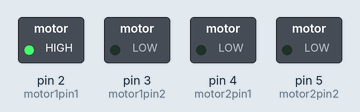
This sketch was run on a simulated Arduino Uno, built with avr-gcc and run on an emulated ATmega328P. On the bench: switched loads named in the sketch (green lamp = pin HIGH).

Above: at 0.1 s.
Timing chart, 0 to 1.6 s (numbered marks = the images above):
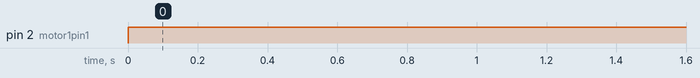

The sketch:

hw1_motor_task2.ino
```cpp
int motor1pin1 = 2;
int motor1pin2 = 3;

int motor2pin1 = 4;
int  motor2pin2 = 5;

void setup() {
  // put your setup code here, to run once:
  pinMode(motor1pin1, OUTPUT);
  pinMode(motor1pin2, OUTPUT);
  pinMode(motor2pin1,  OUTPUT);
  pinMode(motor2pin2, OUTPUT);

  //(Optional)
  // pinMode(9,  OUTPUT);
  // pinMode(10, OUTPUT);
  //(Optional)
}

void loop() {
  // put your main code here, to run repeatedly:

  //Controlling speed (0  = off and 255 = max speed):
  //(Optional)
  // analogWrite(9, 125); //ENA  pin
  // analogWrite(10, 255); //ENB pin
  // //(Optional)

  analogWrite(motor1pin1,  255);
  digitalWrite(motor1pin2, LOW);

  analogWrite(motor2pin1, 125);
  digitalWrite(motor2pin2, LOW);
  delay(3000);

  // analogWrite(motor1pin1,  LOW);
  // digitalWrite(motor1pin2, HIGH);

  // analogWrite(motor2pin1, LOW);
  // digitalWrite(motor2pin2, HIGH);
  // delay(3000);
}
```

Measured:
- by itself, pin 2 (motor1pin1): LOW → HIGH at 0.00 s
